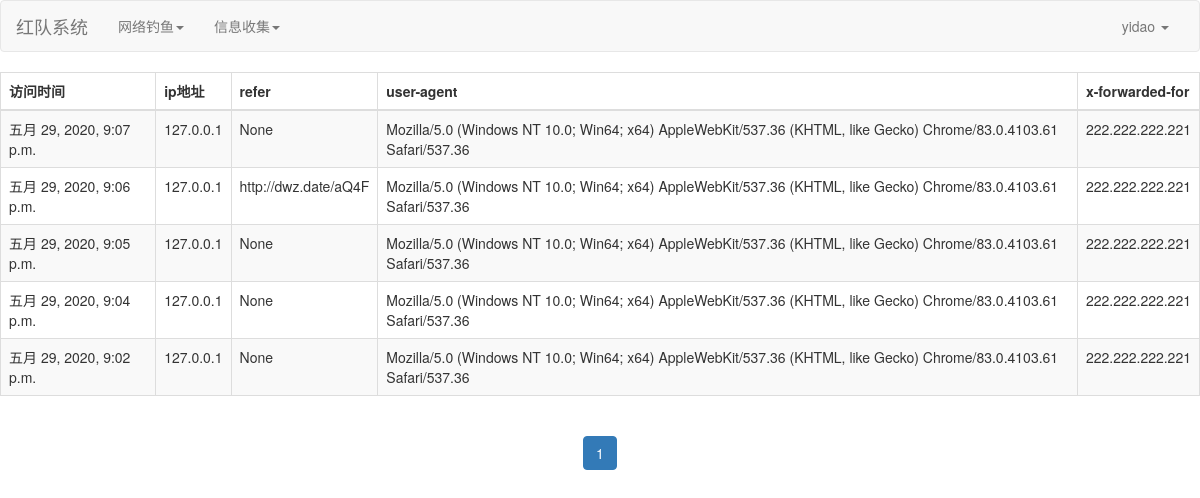
/fishing/get_ip/ (signed in), run on the app's committed database.
### fishing/models.py (models this page shows)
class Fishes(models.Model):
    ip = models.GenericIPAddressField(verbose_name="ip")
    user_agent = models.CharField(max_length=128, verbose_name="UA", null=True, blank=True)
    refer = models.CharField(max_length=128, verbose_name="refer", null=True, blank=True)
    x_forwarded_for = models.CharField(max_length=128, verbose_name="x_forwarded_for", null=True, blank=True)
    created_time = models.DateTimeField(auto_now_add=True, editable=False, verbose_name="访问时间")

### fishing/views.py (the view)
# urls.py: path('get_ip/', views.get_ip, name='get_ip'),
def get_ip(request):
    all_fishes = Fishes.objects.all().order_by("-created_time")
    paginator = Paginator(all_fishes, 12)
    try:
        current_page_num = int(request.GET.get('page', 1))
        if current_page_num < 1 or current_page_num >paginator.num_pages:
            current_page_num = 1
    except:
        current_page_num = 1
    start_page = current_page_num - 2 if current_page_num - 2 > 0 else 1
    end_page = start_page + 4 if start_page + 4 < paginator.num_pages else paginator.num_pages
    if start_page > end_page - 4:
        start_page = end_page - 4 if end_page - 4 > 0 else 1
    page_range = range(start_page, end_page + 1)
    fishes = paginator.page(current_page_num)
    return render(request, 'get_ip.html', locals())

### fishing/templates/get_ip.html (shortened to what this page needs)
{% extends 'index.html' %}
{% load static %}
{% block css %}
    <link rel="stylesheet" href="{% static 'css/login.css' %}">
{% endblock %}
{% block content %}
    <table class="table table-hover table-bordered table-striped">
        <thead>
        <tr>
            <th scope="col">访问时间</th>
            <th scope="col">ip地址</th>
            <th scope="col">refer</th>
            <th scope="col">user-agent</th>
            <th scope="col">x-forwarded-for</th>
        </tr>
        </thead>
        <tbody>
        {% for fish in fishes %}
            <tr>
                <td>{{ fish.created_time }}</td>
                <td>{{ fish.ip }}</td>
                <td>{{ fish.refer }}</td>
                <td>{{ fish.user_agent }}</td>
                <td>{{ fish.x_forwarded_for }}</td>
            </tr>
        {% endfor %}
        </tbody>
    </table>
    <nav aria-label="Page navigation" class="text-center">
        <ul class="pagination">
            {% for item in page_range %}
                {% if fishes.number == item %}
                    <li class="active"><a href="?page={{ item }}">{{ item }}</a></li>
                {% else %}
                    <li><a href="?page={{ item }}">{{ item }}</a></li>
                {% endif %}
            {% endfor %}
        </ul>
    </nav>
{% endblock %}

### login/templates/index.html (shortened to what this page needs)
{% load static %}
<!DOCTYPE html>
<html lang="zh-CN">
  <head>
      <link href="{% static 'css/bootstrap.min.css' %}" rel="stylesheet">
      {% block css %}{% endblock %}
  </head>
  <body>
    {% block content_nav %}
    <nav class="navbar navbar-default">
      <div class="container-fluid">
        <div class="navbar-header">
          <a class="navbar-brand" href="{% url 'index' %}">红队系统</a>
        </div>
        <div class="collapse navbar-collapse" id="bs-example-navbar-collapse-1">
          <ul class="nav navbar-nav">
            <li class="dropdown">
              <a href="#" class="dropdown-toggle" data-toggle="dropdown" role="button" aria-haspopup="true" aria-expanded="false">网络钓鱼<span class="caret"></span></a>
            </li>
            <li class="dropdown">
              <a href="#" class="dropdown-toggle" data-toggle="dropdown" role="button" aria-haspopup="true" aria-expanded="false">信息收集<span class="caret"></span></a>
            </li>
          </ul>
          <ul class="nav navbar-nav navbar-right">
            <li class="dropdown">
              <a href="#" class="dropdown-toggle" data-toggle="dropdown" role="button" aria-haspopup="true" aria-expanded="false">{{ request.session.user_name }} <span class="caret"></span></a>
            </li>
          </ul>
        </div>
      </div>
    </nav>
    {% endblock %}
    {% block content %}{% endblock %}
  </body>
</html>

### data on the page
Fishes: created_time "五月 29, 2020, 9:07 p.m.", ip "127.0.0.1", refer "None", user_agent "Mozilla/5.0 (Windows NT 10.0; Win64; x64) AppleWebKit/537.36 (KHTML, like Gecko) Chrome/83.0.4103.61 Safari/537.36", x_forwarded_for "222.222.222.221"
Fishes: created_time "五月 29, 2020, 9:06 p.m.", ip "127.0.0.1", refer "http://dwz.date/aQ4F", user_agent "Mozilla/5.0 (Windows NT 10.0; Win64; x64) AppleWebKit/537.36 (KHTML, like Gecko) Chrome/83.0.4103.61 Safari/537.36", x_forwarded_for "222.222.222.221"
Fishes: created_time "五月 29, 2020, 9:05 p.m.", ip "127.0.0.1", refer "None", user_agent "Mozilla/5.0 (Windows NT 10.0; Win64; x64) AppleWebKit/537.36 (KHTML, like Gecko) Chrome/83.0.4103.61 Safari/537.36", x_forwarded_for "222.222.222.221"
Fishes: created_time "五月 29, 2020, 9:04 p.m.", ip "127.0.0.1", refer "None", user_agent "Mozilla/5.0 (Windows NT 10.0; Win64; x64) AppleWebKit/537.36 (KHTML, like Gecko) Chrome/83.0.4103.61 Safari/537.36", x_forwarded_for "222.222.222.221"
Fishes: created_time "五月 29, 2020, 9:02 p.m.", ip "127.0.0.1", refer "None", user_agent "Mozilla/5.0 (Windows NT 10.0; Win64; x64) AppleWebKit/537.36 (KHTML, like Gecko) Chrome/83.0.4103.61 Safari/537.36", x_forwarded_for "222.222.222.221"

### other printed values
{{ request.session.user_name }} "yidao"
{{ item }} "1"
